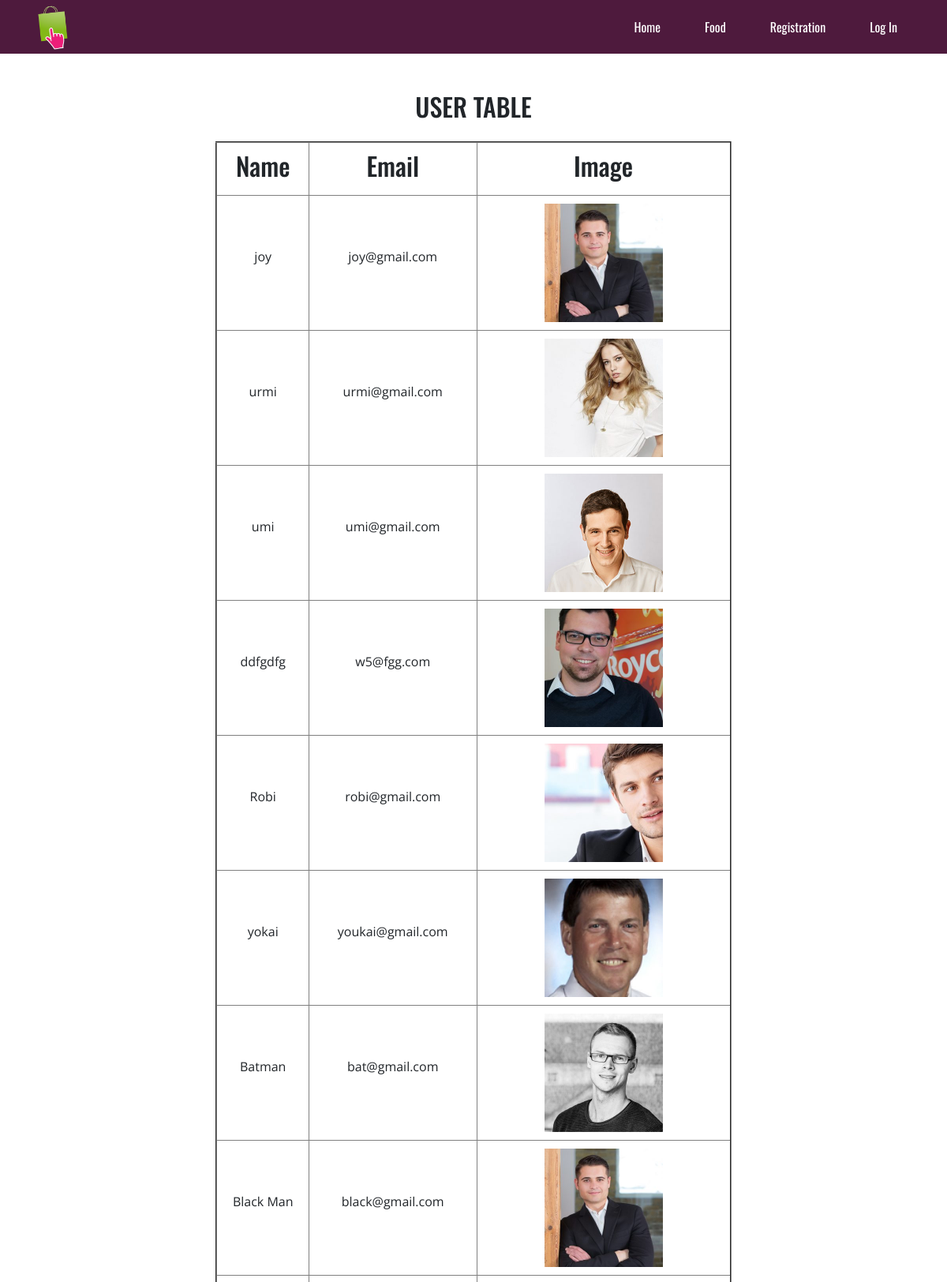
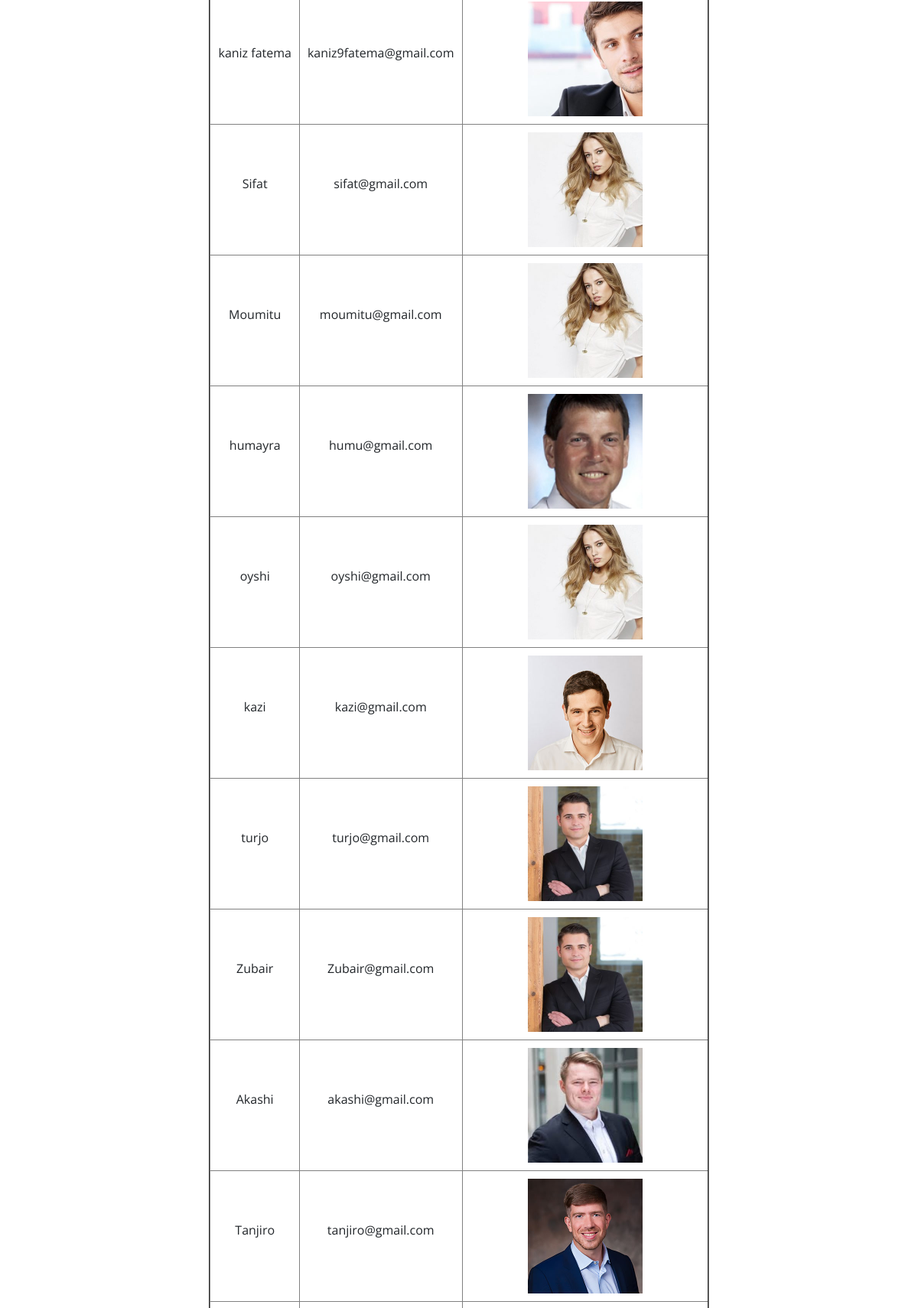
/viewAllUsers.php (upper part), run on the app's committed database (2 pictures, top to bottom).
### tables this page shows
CREATE TABLE `users_table` (
  `id` int(11) NOT NULL,
  `username` varchar(255) NOT NULL,
  `email` varchar(255) NOT NULL,
  `password` varchar(255) NOT NULL,
  `gender` varchar(255) NOT NULL,
  `img_name` varchar(255) NOT NULL
);

### viewAllUsers.php (the view, shortened to what this page needs)
<?php
	$conn = mysqli_connect("localhost","root","","juinfo");
    $sql = "SELECT * from users_table";
    $res = mysqli_query($conn,$sql);
?>
<!DOCTYPE html>
<html>
<head>
	<link rel="stylesheet" href="css/fontawesme.min.css">
    <link rel="stylesheet" href="css/bootstrap.min.css">
    <link rel="stylesheet" href="css/style.css">
</head>
<body>
<?php include 'menu.php'; ?>
	<div class="whole_users_info text-center mb-5">
	    <h2 class="text-center mt-5 mb-4">USER TABLE</h2>
	<table border="2" class="text-center user_table mb-5">
		<tr>
			<th><h2>Name</h2></th>
			<th><h2>Email</h2></th>
			<th><h2>Image</h2></th>
		</tr>
		<?php
		 while($result = mysqli_fetch_assoc($res)) {?>
			<tr>
				<td><p><?php echo $result['username']; ?></p></td>
				<td><p><?php echo $result['email']; ?></p></td>
				<td><img src="Reg_Image/<?php echo $result['img_name']; ?>" alt=""></td>
			</tr>
		<?php }
		?>
	</table>
	</div>
</body>
</html>

### css/style.css (style rules this page uses)
* { margin: 0; padding: 0; outline: 0; }
body { background-color: ; }
h1,h6,h2 { font-family: 'Oswald', sans-serif; }
a,p { font-family: 'Open Sans', sans-serif; }
.user_table { margin: 0 auto; }
.user_table th,td { padding: 10px; }
.user_table td img { width: 50%; }

### data on the page
users_table: username "joy", email "joy@gmail.com", img_name (picture)
users_table: username "urmi", email "urmi@gmail.com", img_name (picture)
users_table: username "umi", email "umi@gmail.com", img_name (picture)
users_table: username "ddfgdfg", email "w5@fgg.com", img_name (picture)
users_table: username "Robi", email "robi@gmail.com", img_name (picture)
users_table: username "yokai", email "youkai@gmail.com", img_name (picture)
users_table: username "Batman", email "bat@gmail.com", img_name (picture)
users_table: username "Black Man", email "black@gmail.com", img_name (picture)
users_table: username "kaniz fatema", email "kaniz9fatema@gmail.com", img_name (picture)
users_table: username "Sifat", email "sifat@gmail.com", img_name (picture)
users_table: username "Moumitu", email "moumitu@gmail.com", img_name (picture)
users_table: username "humayra", email "humu@gmail.com", img_name (picture)
users_table: username "oyshi", email "oyshi@gmail.com", img_name (picture)
users_table: username "kazi", email "kazi@gmail.com", img_name (picture)
users_table: username "turjo", email "turjo@gmail.com", img_name (picture)
users_table: username "Zubair", email "Zubair@gmail.com", img_name (picture)
users_table: username "Akashi", email "akashi@gmail.com", img_name (picture)
users_table: username "Tanjiro", email "tanjiro@gmail.com", img_name (picture)
